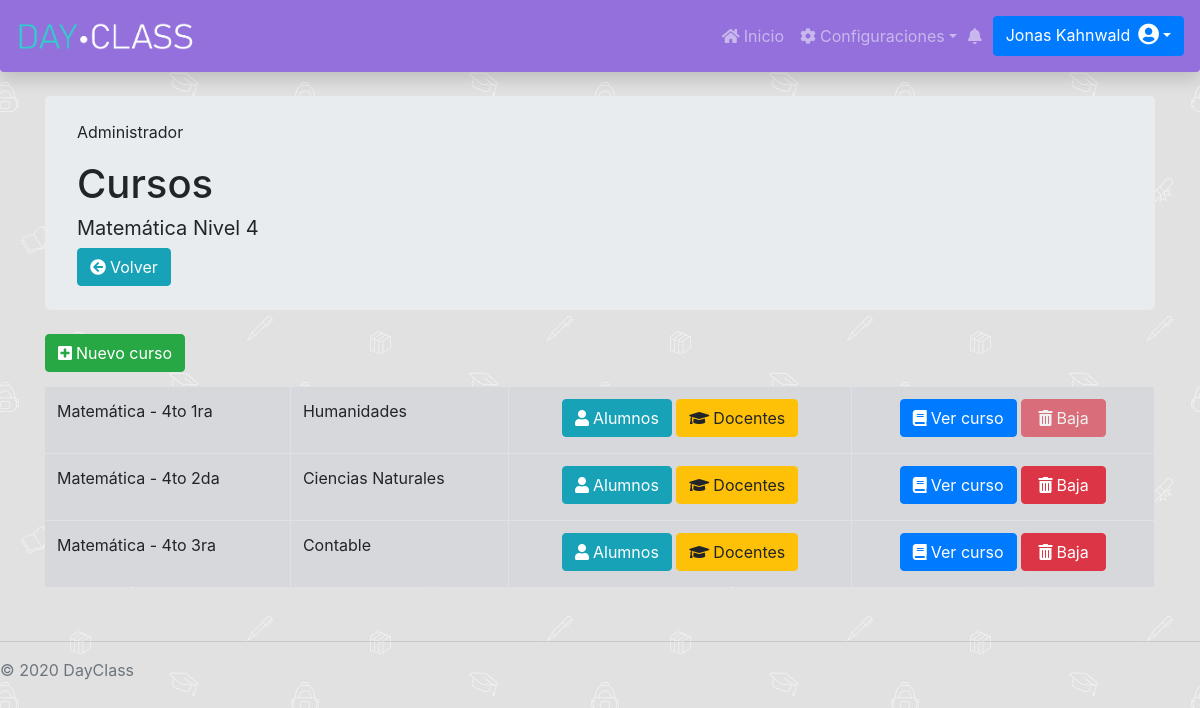
Page /Administrador/MateriaCurso/Curso/admCurso.php?id=1 (signed in) on the committed database.
### tables this page shows
CREATE TABLE `materia` (
  `id` int(11) NOT NULL AUTO_INCREMENT,
  `fechaAltaMateria` date DEFAULT NULL,
  `fechaBajaMateria` date DEFAULT NULL,
  `nivelMateria` int(11) NOT NULL,
  `nombreMateria` varchar(255) DEFAULT NULL,
  `cargaHorariaMateria` int(11) DEFAULT NULL,
  PRIMARY KEY (`id`)
);

CREATE TABLE `curso` (
  `id` int(11) NOT NULL AUTO_INCREMENT,
  `fechaDesdeCurActual` date DEFAULT NULL,
  `fechaHastaCurActul` date DEFAULT NULL,
  `nombreCurso` varchar(255) DEFAULT NULL,
  `division_id` int(11) DEFAULT NULL,
  `materia_id` int(11) DEFAULT NULL,
  `fechaDesdeCursado` date DEFAULT NULL,
  `fechaHastaCursado` date DEFAULT NULL,
  PRIMARY KEY (`id`),
  KEY `FKb0pu5rd27n5ld9n4oamd62dwj` (`division_id`),
  KEY `FK48osbikkitlflgwqf0vh8qt7j` (`materia_id`)
);

CREATE TABLE `modalidad` (
  `id` int(11) NOT NULL AUTO_INCREMENT,
  `fechaAltaModalidad` date DEFAULT NULL,
  `fechaBajaModalidad` date DEFAULT NULL,
  `nombre` varchar(255) DEFAULT NULL,
  PRIMARY KEY (`id`)
);

### Administrador/MateriaCurso/Curso/admCurso.php (the view, shortened to what this page needs)
<?php
include "../../../databaseConection.php";
$currentDateTime = date('Y-m-d');
$id_materia = $_GET["id"];
$materia = $con->query("SELECT * FROM materia WHERE id = '$id_materia'")->fetch_assoc();
?>
<link rel="stylesheet" href="../../../styleCards.css">
<link rel="stylesheet" href="https://cdnjs.cloudflare.com/ajax/libs/twitter-bootstrap/4.1.3/css/bootstrap.css">
<link rel="stylesheet" href="https://cdn.datatables.net/1.10.21/css/dataTables.bootstrap4.min.css">
<div class="container ">
    <div class="jumbotron my-4 py-4">
        <p class="card-text">Administrador</p>
        <h1>Cursos</h1>
        <h5 class="font-weight-normal"><?php echo $materia['nombreMateria']." Nivel ".$materia['nivelMateria']; ?></h5>
        <a href="/DayClass/Administrador/MateriaCurso/Materia/admMateria.php" class="btn btn-info"><i class="fa fa-arrow-circle-left mr-1"></i>Volver</a>
    </div>
    <div class="my-2">
    <a href="" class="btn btn-success" data-toggle="modal" data-target="#staticBackdrop1"><i class="fa fa-plus-square mr-1"></i>Nuevo curso </a>
    </div>
    <div class="my-2 table-responsive">
        <table id="dataTable" class="table table-secondary table-bordered table-hover">
            <tbody>
                <?php
                $consulta1 = $con->query("SELECT * FROM curso WHERE materia_id = '$id_materia' AND `fechaHastaCurActul` IS NULL");
                if(($consulta1->num_rows)== 0){
                    echo "<div class='alert alert-warning' role='alert'>
                        <h5><i class='fa fa-exclamation-circle mr-2'></i>No hay cursos creados para esta materia.</h5>
                    </div>";
                }else{
                while ($resultadoCurso = $consulta1->fetch_assoc()) {
                    $division = $resultadoCurso['division_id'];
                    $consulta2 =  $con->query("SELECT * FROM division WHERE id = '$division'");
                    $resultado2 = $consulta2->fetch_assoc();
                    $modalidad = $resultado2['modalidad_id'];
                    $consulta3 = $con->query("SELECT * FROM modalidad WHERE id = '$modalidad'");
                    $resultado3 = $consulta3->fetch_assoc();
                    $id = $resultadoCurso["id"];
                    $urlEditarCurso = "verCurso.php?id_curso=$id";
                    $urlBajaCurso = "bajaCurso.php?id=$id";
                    $nombreCurso = $resultadoCurso['nombreCurso'];
                    $fechaDesdeCursado = $resultadoCurso['fechaDesdeCursado'];
                    $fechaHastaCursado = $resultadoCurso['fechaHastaCursado'];
                    $classHabilitado = "btn btn-danger mb-1";
                    if($fechaDesdeCursado != null && $fechaHastaCursado != null) {
                        if($fechaHastaCursado >= $currentDateTime){
                            $consultaAlumnos = $con->query("SELECT * FROM `alumnocursoactual` WHERE `fechaDesdeAlumCurAc` = '$fechaDesdeCursado' AND `fechaHastaAlumCurAc` = '$fechaHastaCursado'  AND `curso_id` = '$id' ");
                            if(mysqli_num_rows($consultaAlumnos) == 0 ){
                                $classHabilitado = "btn btn-danger mb-1";
                            }else{
                                $classHabilitado = "btn btn-danger mb-1 disabled";
                            }
                        }else{
                            $classHabilitado = "btn btn-danger mb-1";
                        }
                    }
                    echo "<tr>
                    <td>" . $nombreCurso . "</td>
                    <td>" . $resultado3['nombre'] . "</td>
                    <td class='text-center'>
                        <a class='btn btn-info mb-1' data-emp-id=" . $id . " href='alumnosCurso.php?id=$id'><i class=' fa fa-user mr-1'></i>Alumnos</a>
                        <a class='btn btn-warning mb-1' data-emp-id=" . $id . " href='docentesCurso.php?id=$id'><i class=' fa fa-graduation-cap mr-1'></i>Docentes</a>
                    </td>
                    <td class='text-center'>
                        <a class='btn btn-primary mb-1' data-emp-id=" . $id . " onclick='' href='$urlEditarCurso'><i class='fa fa-book mr-1'></i>Ver curso</a>
                        <a class='$classHabilitado' data-emp-id=" . $id . " onclick='return confirmDelete()' href='$urlBajaCurso' style='width:85px'><i class='fa fa-trash mr-1'></i>Baja</a>
                    </td>
                    </tr>";
                }
                }
                ?>
            </tbody>
        </table>
    </div>
</div>

### DayClassStyle.css (style rules this page uses)
.dayclassnav { background-color: mediumpurple; }
.abajo-pagina { position: absolute; bottom: auto; width: 100%; }
body { padding-top: 4.5rem; background-image: url("/DayClass/images/school.jpg"); background-repeat: repeat; background-attachment: fixed; }

### rows in the picture
materia: nombreMateria "Matemática", nivelMateria "4"
curso: nombreCurso "Matemática - 4to 1ra", modalidad.nombre "Humanidades"
curso: nombreCurso "Matemática - 4to 2da", modalidad.nombre "Ciencias Naturales"
curso: nombreCurso "Matemática - 4to 3ra", modalidad.nombre "Contable"
